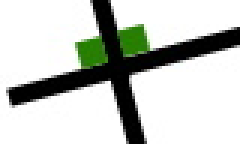
#> input picture scripts/green_test/test_images/6.jpg, 80 x 48 px (shown 3 times larger)
$ python green_test.py
#> lines starting #> are read from the running program, lines starting #| are printed output that depends on the picture; after the words box and inside, x2 and y2 are one past the last pixel; in counts of white or black regions, pixels touching at a corner belong together
#> further down, image is the input picture: shape (48, 80, 3); mean B, G, R 195.7, 200.8, 197.2
import cv2
import numpy as np
import math
import pathlib

def deg_to_rad(num):
	return num * 0.01745329251
def rad_to_deg(num):
	return num / 0.01745329251

def debug(text):
	if __name__ == "__main__":
		print(text)
# [7 lines of commented-out code are left out]

def green_test(image):
	#image = cv2.imread(filename.__str__())
	image_debug = image.copy()
	# [6 lines of commented-out code are left out]
	green = np.zeros((image.shape[0], image.shape[1]), np.uint8)
	for x in range(image.shape[1]):
		for y in range(image.shape[0]):
			m = min(image[y][x][0], image[y][x][1], image[y][x][2])
			s = float(image[y][x][0]) + float(image[y][x][2]) + float(image[y][x][2]) - m
			if(s == 0.0):
				continue
			ratio = float(image[y][x][1]) / s

			if(ratio > 0.55 and image[y][x][1] > 40):
				green[y][x] = 255
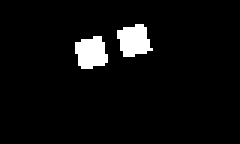
#> green: shape (48, 80) (shown 3 times larger); 4.9% white; 2 white regions, box (x1, y1, x2, y2) and area: (39, 8, 51, 19) 94, (25, 12, 36, 23) 93
				# print(f"{ratio}\t{image[y][x][1]}")

	#green = cv2.inRange(image, (0, 60, 0), (40, 255, 40))

	black = cv2.inRange(image, (0, 0, 0), (50, 50, 50))
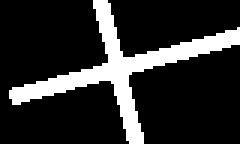
#> black: shape (48, 80) (shown 3 times larger); 17.4% white; 1 white region, box (x1, y1, x2, y2) and area: (3, 0, 80, 48) 667

	kernel = np.ones((3, 3), np.uint8)
	green = cv2.erode(green, kernel, iterations=1)
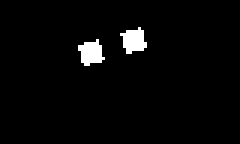
#> green: shape (48, 80) (shown 3 times larger); 2.8% white; 2 white regions, box (x1, y1, x2, y2) and area: (40, 9, 49, 18) 53, (26, 13, 35, 22) 53
	green = cv2.dilate(green, kernel, iterations=1)
#> green: shape (48, 80); 4.8% white; 2 white regions

	cv2.imshow("Green", green)
	cv2.imshow("Black", black)

	contours, hierarchy = cv2.findContours(green, cv2.RETR_TREE, cv2.CHAIN_APPROX_SIMPLE)
#> contours = 2 contours; box (x1, y1, x2, y2) and area: (25, 12, 36, 23) 76, (39, 8, 50, 19) 76

		# [17 lines of commented-out code are left out]

	green_points = 0

	#bottom_center = (image.cols / 2, image.rows - 1)

	left = False
	right = False

	for i in range(len(contours)):
		r = cv2.minAreaRect(contours[i])

		if(r[1][0] * r[1][1] < 40.0):
			continue
		# Debug
		box = cv2.boxPoints(r) # cv2.boxPoints(rect) for OpenCV 3.x
		box = np.int0(box)
		cv2.drawContours(image_debug, [box], 0, (200,0,0), 2)
		cv2.imshow("Debug", image_debug)

		# [32 lines of commented-out code are left out]

		initial_angle = deg_to_rad(r[2])
		if(initial_angle > deg_to_rad(45.0)):
			initial_angle = initial_angle - deg_to_rad(90.0)
		angle = initial_angle
		#cv2.line(image_debug, (int(r[0][0]), int(r[0][1])), (int(r[0][0] + math.sin(angle) * 15), int(r[0][1] - math.cos(angle) * 15)), (0, 255, 255), 2)

		debug(f"Initial Angle:\t{rad_to_deg(initial_angle)}")
		black_points = []
		for x in range(30):
			angle = deg_to_rad(360.0 / 30.0 * x)
			if(angle > deg_to_rad(180.0)):
				angle = angle - deg_to_rad(360.0)
			cx = r[0][0] + math.sin(angle) * 15
			cy = r[0][1] - math.cos(angle) * 15
			c = (0, 255, 0)

			out_of_range = False

			for out in range(6):
				cx = cx + math.sin(angle) * out * 0.5
				cy = cy - math.cos(angle) * out * 0.5

				if cx >= image.shape[0] or cy >= image.shape[0] or cx < 0 or cy < 0:
					out_of_range = True
					continue

				bl = image[int(cy)][int(cx)][0]
				gr = image[int(cy)][int(cx)][1]
				re = image[int(cy)][int(cx)][2]
				# lightness = int((float(bl) + float(gr) + float(re)) / float(3))
				# saturation = max(bl, gr, re) - min(bl, gr, re)
				# if(lightness < 50 and saturation < 20):
				if(black[int(cy)][int(cx)] > 0):
					# print(f"{lightness}\t{saturation}")
					black_points.append((cx, cy))
					debug(rad_to_deg(angle))
					c = (0, 0, 255)
					break
			if not out_of_range:
				image_debug[int(cy)][int(cx)] = c

		if(len(black_points) > 5):
			mean_point = (0, 0)

			for point in black_points:
				mean_point = (mean_point[0] + point[0], mean_point[1] + point[1])

			mean_point = (mean_point[0] / len(black_points), mean_point[1] / len(black_points))

			image_debug[int(mean_point[1]), int(mean_point[0])] = (100, 255, 100)

			mean_angle = np.arctan2(r[0][1] - mean_point[1], r[0][0] - mean_point[0]) - deg_to_rad(90.0) - initial_angle

			if(mean_angle < 0.0):
				mean_angle = mean_angle + deg_to_rad(360.0)

			cv2.line(image_debug, (int(r[0][0]), int(r[0][1])),
				(int(r[0][0] + math.sin(mean_angle + initial_angle) * 20),
					int(r[0][1] - math.cos(mean_angle + initial_angle) * 20)), (255, 0, 255), 1)

			debug(f"Mean angle:\t{rad_to_deg(mean_angle)} ({len(black_points)})")

			#cv2.circle(image_debug, (int(r[0][0]), int(r[0][1])), abs(int(rad_to_deg(mean_angle) / 7.0)), (255, 0, 0), 1)

			if(mean_angle > 0.0 and abs(mean_angle) < deg_to_rad(90.0)):
				left = True
			elif(mean_angle <= 0.0 and abs(mean_angle) < deg_to_rad(90.0)):
				right = True
			print(f"{i}:\t{rad_to_deg(mean_angle)}")
#> this loop made 2 passes
#> (r, box, initial_angle, mean_point, mean_angle) on passes 1 to 2: (((29.91, 17.15), (9.46, 9.46), -14.04), [[26, 22], [24, 13], [33, 11], [35, 20]], -0.245, (33.37, 21.12), 2.67), (((44.15, 13.09), (9.46, 9.46), -14.04), [[40, 18], [38, 9], [47, 7], [49, 16]], -0.245, (35.57, 20.54), 4.24)
#> (printed output is left out)
#> pass 1, in green_test, `cv2.imshow("Debug", image_debug)`:
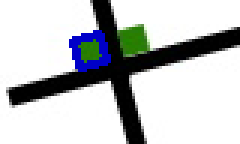
#> window 'Debug': shape (48, 80, 3) (shown 3 times larger); mean B, G, R 198.2, 196.7, 194
#> pass 2, in green_test, `cv2.imshow("Debug", image_debug)`:
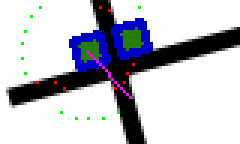
#> window 'Debug': shape (48, 80, 3) (shown 3 times larger); mean B, G, R 201.4, 192.9, 192
#> after the loop:
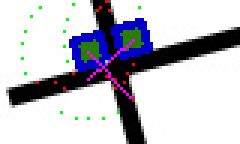
#> image_debug: shape (48, 80, 3) (shown 3 times larger); 6.88% of pixels changed, all inside (x1, y1, x2, y2) = (7, 0, 51, 40)

		# [5 lines of commented-out code are left out]


	debug(f"{left}\t{right}")
	cv2.imshow("Image", image_debug)
	return (left, right)

if __name__ == "__main__":
	image = cv2.imread("test_images/6.jpg")
	decision = green_test(image)
#> decision = (False, False)

	debug(decision)
#| (False, False)

	while cv2.getWindowProperty("Image", cv2.WND_PROP_VISIBLE) >= 1:
		keyCode = cv2.waitKey(10)
#> (key q is pressed here)
		if(keyCode & 0xFF) == ord("q"):
			cv2.destroyAllWindows()
			break
